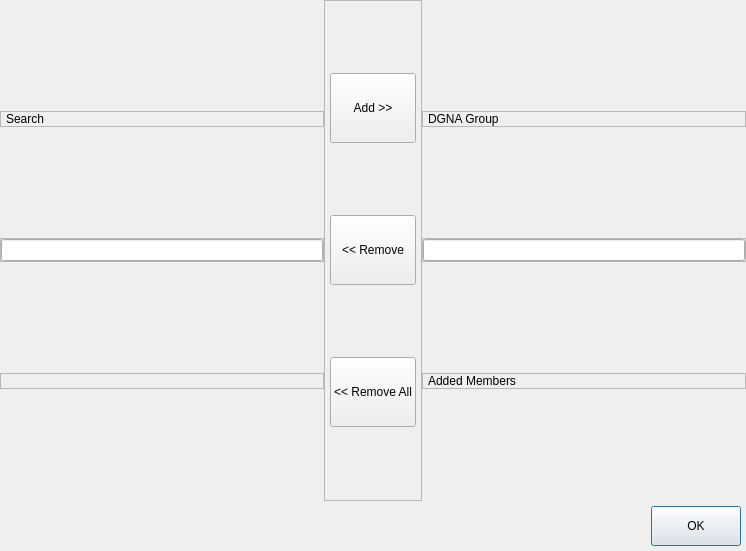
<?xml version="1.0" encoding="UTF-8"?>
<!--
 Generated by Qt.

 Copyright (C) Sapura Secured Technologies, 2014-2019. All Rights Reserved.

 @file
 @version $Id: Dgna.ui 1244 2019-05-14 02:25:46Z zulzaidi $
-->
<ui version="4.0">
 <class>Dgna</class>
 <widget class="QDialog" name="Dgna">
  <property name="geometry">
   <rect>
    <x>0</x>
    <y>0</y>
    <width>746</width>
    <height>551</height>
   </rect>
  </property>
  <property name="windowTitle">
   <string>DGNA Assignment</string>
  </property>
  <property name="windowIcon">
   <iconset resource="Resources.qrc">
    <normaloff>:/Images/images/icon_main.png</normaloff>:/Images/images/icon_main.png</iconset>
  </property>
  <layout class="QGridLayout" name="gridLayout_4">
   <property name="leftMargin">
    <number>0</number>
   </property>
   <property name="topMargin">
    <number>0</number>
   </property>
   <property name="rightMargin">
    <number>0</number>
   </property>
   <property name="bottomMargin">
    <number>0</number>
   </property>
   <property name="spacing">
    <number>0</number>
   </property>
   <item row="1" column="0">
    <layout class="QHBoxLayout" name="bottomHLayout">
     <property name="spacing">
      <number>0</number>
     </property>
     <property name="topMargin">
      <number>5</number>
     </property>
     <property name="rightMargin">
      <number>5</number>
     </property>
     <property name="bottomMargin">
      <number>5</number>
     </property>
     <item>
      <spacer name="horizontalSpacer">
       <property name="orientation">
        <enum>Qt::Horizontal</enum>
       </property>
       <property name="sizeHint" stdset="0">
        <size>
         <width>40</width>
         <height>0</height>
        </size>
       </property>
      </spacer>
     </item>
     <item>
      <widget class="QPushButton" name="doneButton">
       <property name="minimumSize">
        <size>
         <width>90</width>
         <height>40</height>
        </size>
       </property>
       <property name="text">
        <string>OK</string>
       </property>
      </widget>
     </item>
    </layout>
   </item>
   <item row="0" column="0">
    <layout class="QHBoxLayout" name="horizontalLayout_6">
     <property name="spacing">
      <number>0</number>
     </property>
     <property name="bottomMargin">
      <number>0</number>
     </property>
     <item>
      <layout class="QVBoxLayout" name="searchLayout">
       <property name="spacing">
        <number>0</number>
       </property>
       <property name="leftMargin">
        <number>0</number>
       </property>
       <property name="rightMargin">
        <number>0</number>
       </property>
       <item>
        <widget class="QFrame" name="searchFrame">
         <property name="sizePolicy">
          <sizepolicy hsizetype="Preferred" vsizetype="Fixed">
           <horstretch>0</horstretch>
           <verstretch>0</verstretch>
          </sizepolicy>
         </property>
         <property name="minimumSize">
          <size>
           <width>0</width>
           <height>0</height>
          </size>
         </property>
         <property name="maximumSize">
          <size>
           <width>16777215</width>
           <height>16777215</height>
          </size>
         </property>
         <property name="frameShape">
          <enum>QFrame::StyledPanel</enum>
         </property>
         <property name="frameShadow">
          <enum>QFrame::Raised</enum>
         </property>
         <layout class="QVBoxLayout" name="verticalLayout_16">
          <property name="spacing">
           <number>0</number>
          </property>
          <property name="leftMargin">
           <number>5</number>
          </property>
          <property name="topMargin">
           <number>0</number>
          </property>
          <property name="rightMargin">
           <number>0</number>
          </property>
          <property name="bottomMargin">
           <number>0</number>
          </property>
          <item>
           <widget class="QLabel" name="searchLabel">
            <property name="text">
             <string>Search</string>
            </property>
           </widget>
          </item>
         </layout>
        </widget>
       </item>
       <item>
        <widget class="QFrame" name="fieldFrame">
         <property name="sizePolicy">
          <sizepolicy hsizetype="Preferred" vsizetype="Fixed">
           <horstretch>0</horstretch>
           <verstretch>0</verstretch>
          </sizepolicy>
         </property>
         <property name="frameShape">
          <enum>QFrame::StyledPanel</enum>
         </property>
         <property name="frameShadow">
          <enum>QFrame::Raised</enum>
         </property>
         <layout class="QHBoxLayout" name="horizontalLayout_7">
          <property name="spacing">
           <number>0</number>
          </property>
          <property name="leftMargin">
           <number>0</number>
          </property>
          <property name="topMargin">
           <number>0</number>
          </property>
          <property name="rightMargin">
           <number>0</number>
          </property>
          <property name="bottomMargin">
           <number>0</number>
          </property>
          <item>
           <widget class="QLineEdit" name="searchEdit">
           </widget>
          </item>
         </layout>
        </widget>
       </item>
       <item>
        <widget class="QFrame" name="resourcesFrame">
         <property name="sizePolicy">
          <sizepolicy hsizetype="Preferred" vsizetype="Fixed">
           <horstretch>0</horstretch>
           <verstretch>0</verstretch>
          </sizepolicy>
         </property>
         <property name="frameShape">
          <enum>QFrame::StyledPanel</enum>
         </property>
         <property name="frameShadow">
          <enum>QFrame::Raised</enum>
         </property>
         <layout class="QVBoxLayout" name="verticalLayout_17">
          <property name="spacing">
           <number>0</number>
          </property>
          <property name="leftMargin">
           <number>5</number>
          </property>
          <property name="topMargin">
           <number>0</number>
          </property>
          <property name="rightMargin">
           <number>0</number>
          </property>
          <property name="bottomMargin">
           <number>0</number>
          </property>
          <item>
           <widget class="QLabel" name="categoryLabel">
            <property name="text">
             <string/>
            </property>
           </widget>
          </item>
         </layout>
        </widget>
       </item>
       <item>
        <spacer name="resourcesHSpacer">
         <property name="orientation">
          <enum>Qt::Horizontal</enum>
         </property>
         <property name="sizeType">
          <enum>QSizePolicy::Maximum</enum>
         </property>
         <property name="sizeHint" stdset="0">
          <size>
           <width>300</width>
           <height>0</height>
          </size>
         </property>
        </spacer>
       </item>
      </layout>
     </item>
     <item>
      <spacer name="middleVSpacer">
       <property name="orientation">
        <enum>Qt::Vertical</enum>
       </property>
       <property name="sizeType">
        <enum>QSizePolicy::Expanding</enum>
       </property>
       <property name="sizeHint" stdset="0">
        <size>
         <width>0</width>
         <height>40</height>
        </size>
       </property>
      </spacer>
     </item>
     <item>
      <widget class="QFrame" name="middleFrame">
       <property name="minimumSize">
        <size>
         <width>90</width>
         <height>0</height>
        </size>
       </property>
       <property name="frameShape">
        <enum>QFrame::StyledPanel</enum>
       </property>
       <property name="frameShadow">
        <enum>QFrame::Plain</enum>
       </property>
       <layout class="QVBoxLayout" name="verticalLayout_21">
        <property name="spacing">
         <number>0</number>
        </property>
        <property name="leftMargin">
         <number>5</number>
        </property>
        <property name="topMargin">
         <number>0</number>
        </property>
        <property name="rightMargin">
         <number>5</number>
        </property>
        <property name="bottomMargin">
         <number>0</number>
        </property>
        <item>
         <widget class="QPushButton" name="addButton">
          <property name="sizePolicy">
           <sizepolicy hsizetype="Minimum" vsizetype="Maximum">
            <horstretch>0</horstretch>
            <verstretch>0</verstretch>
           </sizepolicy>
          </property>
          <property name="minimumSize">
           <size>
            <width>0</width>
            <height>0</height>
           </size>
          </property>
          <property name="maximumSize">
           <size>
            <width>16777215</width>
            <height>70</height>
           </size>
          </property>
          <property name="text">
           <string>Add &gt;&gt;</string>
          </property>
         </widget>
        </item>
        <item>
         <widget class="QPushButton" name="removeButton">
          <property name="maximumSize">
           <size>
            <width>16777215</width>
            <height>70</height>
           </size>
          </property>
          <property name="text">
           <string>&lt;&lt; Remove</string>
          </property>
         </widget>
        </item>
        <item>
         <widget class="QPushButton" name="removeAllButton">
          <property name="maximumSize">
           <size>
            <width>16777215</width>
            <height>70</height>
           </size>
          </property>
          <property name="text">
           <string>&lt;&lt; Remove All</string>
          </property>
         </widget>
        </item>
       </layout>
      </widget>
     </item>
     <item>
      <layout class="QVBoxLayout" name="addVLayout">
       <property name="spacing">
        <number>0</number>
       </property>
       <property name="leftMargin">
        <number>0</number>
       </property>
       <property name="rightMargin">
        <number>0</number>
       </property>
       <item>
        <widget class="QFrame" name="dgnaGrpFrame">
         <property name="sizePolicy">
          <sizepolicy hsizetype="Preferred" vsizetype="Fixed">
           <horstretch>0</horstretch>
           <verstretch>0</verstretch>
          </sizepolicy>
         </property>
         <property name="frameShape">
          <enum>QFrame::StyledPanel</enum>
         </property>
         <property name="frameShadow">
          <enum>QFrame::Raised</enum>
         </property>
         <layout class="QVBoxLayout" name="verticalLayout_19">
          <property name="spacing">
           <number>0</number>
          </property>
          <property name="leftMargin">
           <number>5</number>
          </property>
          <property name="topMargin">
           <number>0</number>
          </property>
          <property name="rightMargin">
           <number>0</number>
          </property>
          <property name="bottomMargin">
           <number>0</number>
          </property>
          <item>
           <widget class="QLabel" name="dgnaGroupLabel">
            <property name="text">
             <string>DGNA Group</string>
            </property>
           </widget>
          </item>
         </layout>
        </widget>
       </item>
       <item>
        <widget class="QFrame" name="dgnaFieldFrame">
         <property name="sizePolicy">
          <sizepolicy hsizetype="Preferred" vsizetype="Fixed">
           <horstretch>0</horstretch>
           <verstretch>0</verstretch>
          </sizepolicy>
         </property>
         <property name="frameShape">
          <enum>QFrame::StyledPanel</enum>
         </property>
         <property name="frameShadow">
          <enum>QFrame::Raised</enum>
         </property>
         <layout class="QHBoxLayout" name="horizontalLayout_8">
          <property name="spacing">
           <number>0</number>
          </property>
          <property name="leftMargin">
           <number>0</number>
          </property>
          <property name="topMargin">
           <number>0</number>
          </property>
          <property name="rightMargin">
           <number>0</number>
          </property>
          <property name="bottomMargin">
           <number>0</number>
          </property>
          <item>
           <widget class="QLineEdit" name="dgnaGrpEdit">
            <property name="readOnly">
             <bool>true</bool>
            </property>
           </widget>
          </item>
         </layout>
        </widget>
       </item>
       <item>
        <widget class="QFrame" name="addFrame">
         <property name="sizePolicy">
          <sizepolicy hsizetype="Preferred" vsizetype="Fixed">
           <horstretch>0</horstretch>
           <verstretch>0</verstretch>
          </sizepolicy>
         </property>
         <property name="frameShape">
          <enum>QFrame::StyledPanel</enum>
         </property>
         <property name="frameShadow">
          <enum>QFrame::Raised</enum>
         </property>
         <layout class="QVBoxLayout" name="verticalLayout">
          <property name="spacing">
           <number>0</number>
          </property>
          <property name="leftMargin">
           <number>5</number>
          </property>
          <property name="topMargin">
           <number>0</number>
          </property>
          <property name="rightMargin">
           <number>0</number>
          </property>
          <property name="bottomMargin">
           <number>0</number>
          </property>
          <item>
           <widget class="QLabel" name="addedLabel">
            <property name="text">
             <string>Added Members</string>
            </property>
           </widget>
          </item>
         </layout>
        </widget>
       </item>
       <item>
        <spacer name="addHSpacer">
         <property name="orientation">
          <enum>Qt::Horizontal</enum>
         </property>
         <property name="sizeType">
          <enum>QSizePolicy::Maximum</enum>
         </property>
         <property name="sizeHint" stdset="0">
          <size>
           <width>300</width>
           <height>0</height>
          </size>
         </property>
        </spacer>
       </item>
      </layout>
     </item>
    </layout>
   </item>
  </layout>
 </widget>
 <resources>
  <include location="Resources.qrc"/>
 </resources>
 <connections/>
</ui>
